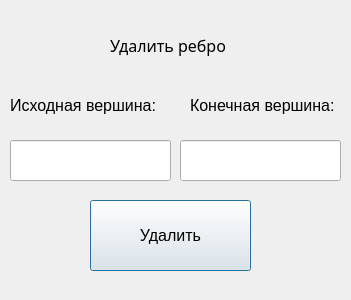
<?xml version="1.0" encoding="UTF-8"?>
<ui version="4.0">
 <class>DelEdgeWindow</class>
 <widget class="QDialog" name="DelEdgeWindow">
  <property name="geometry">
   <rect>
    <x>0</x>
    <y>0</y>
    <width>351</width>
    <height>300</height>
   </rect>
  </property>
  <property name="windowTitle">
   <string>Dialog</string>
  </property>
  <widget class="QLabel" name="label">
   <property name="geometry">
    <rect>
     <x>110</x>
     <y>10</y>
     <width>141</width>
     <height>71</height>
    </rect>
   </property>
   <property name="font">
    <font>
     <family>Arial Black</family>
     <pointsize>12</pointsize>
    </font>
   </property>
   <property name="text">
    <string>Удалить ребро</string>
   </property>
  </widget>
  <widget class="QLabel" name="label_2">
   <property name="geometry">
    <rect>
     <x>10</x>
     <y>70</y>
     <width>161</width>
     <height>71</height>
    </rect>
   </property>
   <property name="font">
    <font>
     <family>Arial</family>
     <pointsize>12</pointsize>
    </font>
   </property>
   <property name="text">
    <string>Исходная вершина:</string>
   </property>
  </widget>
  <widget class="QLineEdit" name="FromLine">
   <property name="geometry">
    <rect>
     <x>10</x>
     <y>140</y>
     <width>161</width>
     <height>41</height>
    </rect>
   </property>
  </widget>
  <widget class="QPushButton" name="DelEdgeBtn">
   <property name="geometry">
    <rect>
     <x>90</x>
     <y>200</y>
     <width>161</width>
     <height>71</height>
    </rect>
   </property>
   <property name="font">
    <font>
     <pointsize>12</pointsize>
    </font>
   </property>
   <property name="text">
    <string>Удалить</string>
   </property>
  </widget>
  <widget class="QLabel" name="label_3">
   <property name="geometry">
    <rect>
     <x>190</x>
     <y>70</y>
     <width>161</width>
     <height>71</height>
    </rect>
   </property>
   <property name="font">
    <font>
     <family>Arial</family>
     <pointsize>12</pointsize>
    </font>
   </property>
   <property name="text">
    <string>Конечная вершина:</string>
   </property>
  </widget>
  <widget class="QLineEdit" name="ToLine">
   <property name="geometry">
    <rect>
     <x>180</x>
     <y>140</y>
     <width>161</width>
     <height>41</height>
    </rect>
   </property>
  </widget>
 </widget>
 <resources/>
 <connections/>
</ui>
